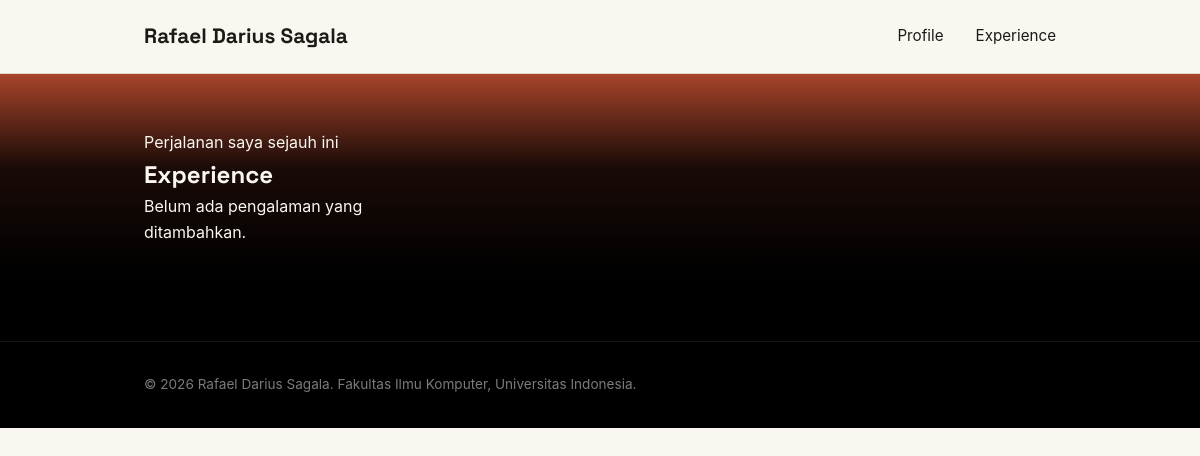
Before: /experience/ with the older database file.
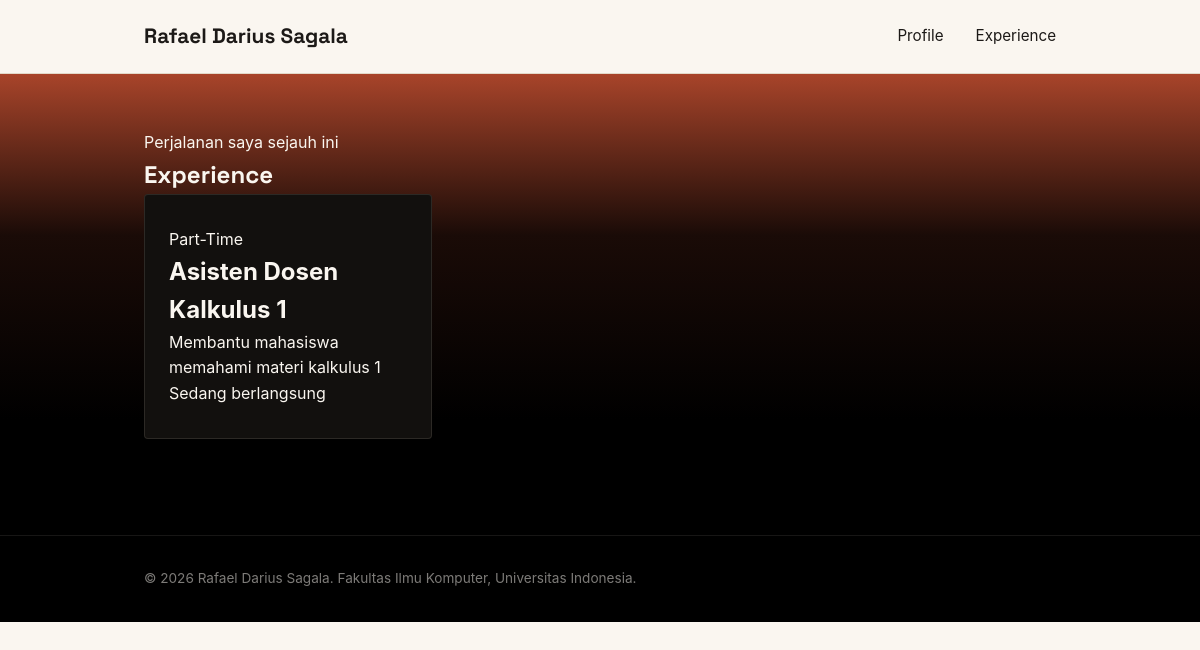
After: the same page with the newer database file.
### main/models.py (models this page shows, shortened)
class Experience(models.Model):
    EXPERIENCE_CHOICES = [
        ('internship', 'Internship'),
        ('research', 'Research'),
        ('volunteer', 'Volunteer'),
        ('part-time', 'Part-Time'),
        ('full-time', 'Full-Time'),
        ('freelance', 'Freelance'),
    ]
    id = models.UUIDField(primary_key=True, default=uuid.uuid4, editable=False)
    title = models.CharField(max_length=255)
    description = models.TextField()
    category = models.CharField(max_length=20, choices=EXPERIENCE_CHOICES, default='full-time')
    thumbnail = models.URLField(blank=True, null=True)
    started_at = models.DateTimeField(auto_now_add=True)
    ended_at = models.DateTimeField(blank=True, null=True)
    @property
    def is_ongoing(self):
        return self.ended_at is None

### main/views.py (the view)
# urls.py: path("experience/", show_experience, name="show_experience"),
def show_experience(request):
    context = {
        "name": "Rafael Darius Sagala",
        "experience_list": Experience.objects.all(),
    }
    return render(request, "experience.html", context)

### templates/experience.html (shortened to what this page needs)
<!DOCTYPE html>
<html lang="en">
<head>
    <link rel="stylesheet" href="/static/css/style.css">
</head>
<body>
    <header class="site-header">
        <div class="container">
            <a href="{% url 'main:show_main' %}" class="brand">{{ name }}</a>
            <nav>
                <a href="{% url 'main:show_main' %}">Profile</a>
                <a href="{% url 'main:show_experience' %}">Experience</a>
            </nav>
        </div>
    </header>
    <main>
        <section class="experience-section" id="experience">
            <div class="container">
                <p class="section-kicker">Perjalanan saya sejauh ini</p>
                <h1>Experience</h1>
                <div class="experience-grid">
                    {% for experience in experience_list %}
                        <article class="experience-card">
                            <span class="experience-category">
                                {{ experience.get_category_display }}
                            </span>
                            <h2>{{ experience.title }}</h2>
                            <p class="experience-description">
                                {{ experience.description }}
                            </p>
                            {% if experience.is_ongoing %}
                                <p class="experience-status">Sedang berlangsung</p>
                            {% else %}
                                <p class="experience-status">Selesai</p>
                            {% endif %}
                        </article>
                    {% empty %}
                        <p class="empty-state">
                            Belum ada pengalaman yang ditambahkan.
                        </p>
                    {% endfor %}
                </div>
            </div>
        </section>
    </main>
    <footer class="site-footer" color>
        <div class="container">
            <p>&copy; 2026 {{ name }}. Fakultas Ilmu Komputer, Universitas Indonesia.</p>
        </div>
    </footer>
</body>
</html>

### static/css/style.css (style rules this page uses)
* { margin: 0; padding: 0; box-sizing: border-box; }
:root { --ink: #1c1917; --paper: #faf6f0; --accent: #d95d39; --accent-dark: #a8442a; --line: #e3d9c9; --text-muted: #6b6459; --radius: 4px; }
body { font-family: -apple-system, "Segoe UI", Roboto, Helvetica, Arial, sans-serif; color: var(--ink); background-color: var(--paper); line-height: 1.6; }
h1, .brand { font-family: "Space Grotesk", -apple-system, sans-serif; }
.container { max-width: 960px; margin: 0 auto; padding: 0 1.5rem; }
.site-header { border-bottom: 1px solid var(--line); }
.site-header .container { display: flex; justify-content: space-between; align-items: center; padding: 1.25rem 1.5rem; }
.brand { font-size: 1.3rem; font-weight: 700; color: var(--ink); text-decoration: none; }
.site-header nav { display: flex; gap: 2rem; }
.site-header nav a { color: var(--ink); text-decoration: none; font-size: 0.95rem; }
.site-footer { background-color: #000000; color: rgba(250, 246, 240, 0.5); font-size: 0.85rem; padding: 2rem 0; border-top: 1px solid rgba(227, 217, 201, 0.1); }
.experience-grid { display: grid; grid-template-columns: repeat(3, 1fr); gap: 1.5rem; }
.experience-card { background-color: #12100e; border: 1px solid rgba(227, 217, 201, 0.12); border-radius: var(--radius); padding: 2rem 1.5rem; display: flex; flex-direction: column; transition: transform 0.2s ease, border-color 0.2s ease; }
.experience-section { background: linear-gradient(180deg, #a8442a 0%, #1a0b07 35%, #000000 75%, #000000 100%); color: var(--paper); padding: 3.5rem 0 6rem; border-top: none; }

Changed rows visible on the page:
added Experience: category "Part-Time", title "Asisten Dosen Kalkulus 1", description "Membantu mahasiswa memahami materi kalkulus 1", shows "Sedang berlangsung"
Other visible differences:
text no longer shown: "Belum ada pengalaman yang ditambahkan."
